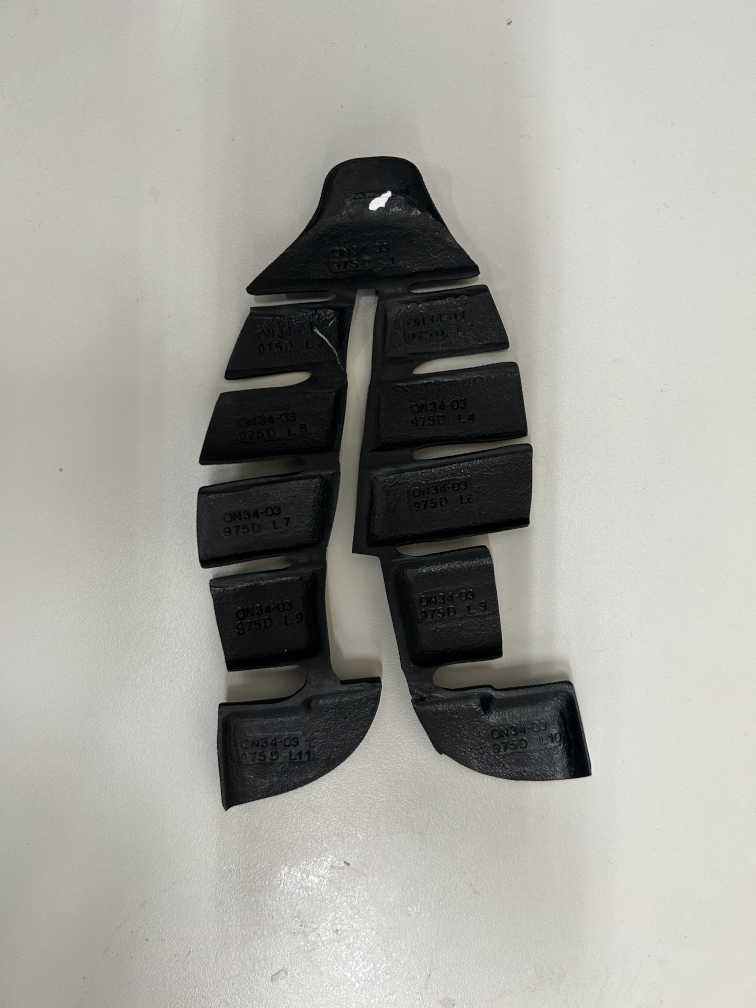
#> input picture src/countour_extractor/source/IMG_3443.jpg, 3024 x 4032 px (shown at 1/4 size)
$ python extractor.py
#> lines starting #> are read from the running program, lines starting #| are printed output that depends on the picture; after the words box and inside, x2 and y2 are one past the last pixel; in counts of white or black regions, pixels touching at a corner belong together
# Version : V1
# Deadline : 2023 / 07 / 15
# Author : PoLin Jiang
# Discription : HongLang Project
#!/usr/bin/env python3
# -*- coding: utf-8 -*-

import cv2
import numpy as np

def boundary_detection(image_path):
    # read image
    image = cv2.imread(image_path)
    if image is None:
        print("Failed to load the image")
        exit()

    # reshape
    scale_size = 10
    height, width, _ = image.shape
    height = int(height/scale_size)
    width = int(width/scale_size)
    image = cv2.resize(image, (width, height))

    # Pre-processing
    gray = cv2.cvtColor(image, cv2.COLOR_BGR2GRAY)
    blurred = cv2.GaussianBlur(gray, (5, 5), 0)

    # Apply Canny edge detection
    edges = cv2.Canny(blurred, threshold1=100, threshold2=200)

    # Apply adaptive thresholding to obtain a binary image
    _, binary = cv2.threshold(edges, 0, 255, cv2.THRESH_BINARY | cv2.THRESH_OTSU)

    # Perform closing to fill in gaps in the contours
    kernel = np.ones((5, 5), np.uint8)
    closed = cv2.morphologyEx(binary, cv2.MORPH_CLOSE, kernel, iterations=3)

    # find boundary
    max_x = 0
    min_x = 1000
    max_y = 0
    min_y = 1000
    for x in range(width):
        for y in range(height):
            if closed[y, x] == 255:
                max_x = max(max_x, x)
                min_x = min(min_x, x)
                max_y = max(max_y, y)
                min_y = min(min_y, y)

    image = cv2.resize(image, (width, height))
    closed = cv2.resize(closed, (width, height))
    # Draw a rectangle around the shoe contours
    rectangle_thickness = 2
    cv2.rectangle(image, (min_x, min_y), (max_x, max_y), (0, 255, 0), rectangle_thickness)
    cv2.rectangle(closed, (min_x, min_y), (max_x, max_y), (255, 255, 255), rectangle_thickness)

    # [14 lines of commented-out code are left out]
    cv2.imwrite('result/Original_Image.png',image)
    cv2.imwrite('result/Edges.png',closed)

    # re-scale
    height = height*scale_size
    width = width*scale_size
    max_x = max_x*scale_size
    min_x = min_x*scale_size
    max_y = max_y*scale_size
    min_y = min_y*scale_size
    # move to center
    max_x = max_x - width/2
    min_x = min_x - width/2
    max_y = max_y - height/2
    min_y = min_y - height/2

    return max_x, min_x, max_y, min_y

def path_generation(max_x, min_x, max_y, min_y):
    expand_size = 20
    step_size = 30
    reverse = True
    cur_high = max_y

    max_x = max_x + expand_size
    min_x = min_x - expand_size
    max_y = max_y + expand_size
    min_y = min_y - expand_size
    print(max_x, min_x, max_y, min_y)

    # generate path
    points = []
    points.append([min_x, max_y, 0])
    points.append([max_x, max_y, 0])
    while(True):
        cur_high = cur_high - step_size
        if(cur_high <= min_y):
            break

        if(reverse):
            points.append([max_x, cur_high, 0])
            points.append([min_x, cur_high, 0])
            reverse = False
        else:
            points.append([min_x, cur_high, 0])
            points.append([max_x, cur_high, 0])
            reverse = True

    if(reverse):
            points.append([max_x, min_y, 0])
            points.append([min_x, min_y, 0])
    else:
        points.append([min_x, min_y, 0])
        points.append([max_x, min_y, 0])

    return points

def main():
    image_path = 'source/IMG_3443.jpg'
    max_x, min_x, max_y, min_y = boundary_detection(image_path)
#> in boundary_detection, image is the input picture: shape (4032, 3024, 3); mean B, G, R 156.1, 161.9, 162.7
#> in boundary_detection, `image = cv2.resize(image, (width, height))`:
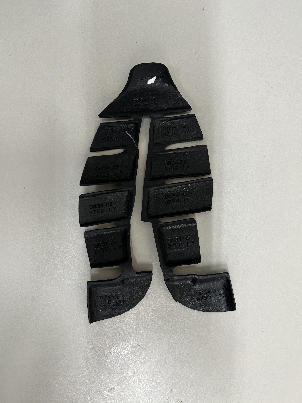
#> image: shape (403, 302, 3); mean B, G, R 156, 161.8, 162.6
#> in boundary_detection, `edges = cv2.Canny(blurred, threshold1=100, threshold2=200)`:
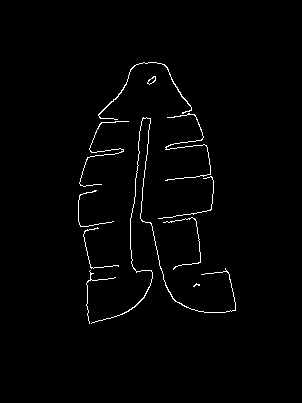
#> edges: shape (403, 302); 1.4% white in thin lines or dots, all inside (x1, y1, x2, y2) = (78, 62, 236, 324)
#> in boundary_detection, `closed = cv2.morphologyEx(binary, cv2.MORPH_CLOSE, kernel, iterations=3)`:
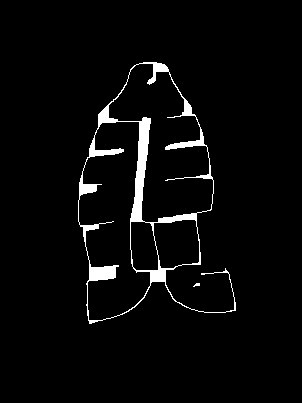
#> closed: shape (403, 302); 3.5% white; 2 white regions (1 under 20 px), largest, box (x1, y1, x2, y2) and area: (78, 62, 236, 324) 4238
#> in boundary_detection, `cv2.rectangle(image, (min_x, min_y), (max_x, max_y), (0, 255, 0), rect..`:
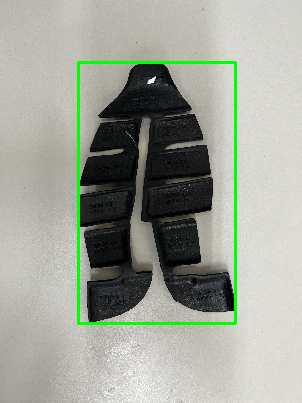
#> image: shape (403, 302, 3); 2.06% of pixels changed, all inside (x1, y1, x2, y2) = (77, 61, 237, 325)
#> in boundary_detection, `cv2.rectangle(closed, (min_x, min_y), (max_x, max_y), (255, 255, 255),..`:
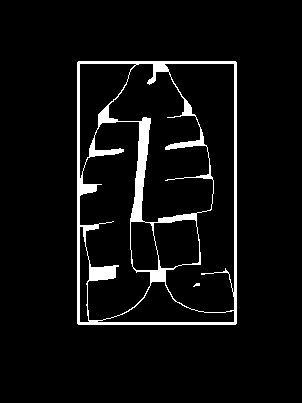
#> closed: shape (403, 302); 5.5% white; 2 white regions (1 under 20 px), largest, box (x1, y1, x2, y2) and area: (77, 61, 237, 325) 6630
#> max_x = 840; min_x = -730; max_y = 1215; min_y = -1395
    points = path_generation(max_x, min_x, max_y, min_y)
#| 860.0 -750.0 1235.0 -1415.0
    print(points)
#> (printed output is left out)

if __name__ == '__main__':
    main()

$ run again, with src/countour_extractor/source/IMG_3439.jpg copied over src/countour_extractor/source/IMG_3443.jpg
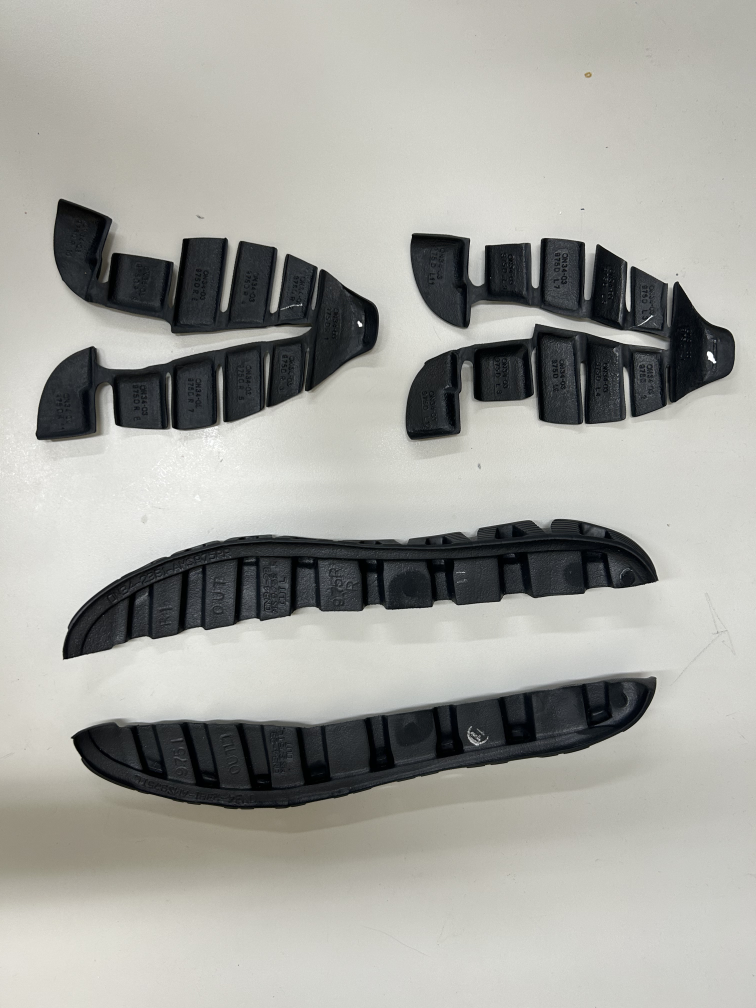
#> input picture src/countour_extractor/source/IMG_3439.jpg, 3024 x 4032 px (shown at 1/4 size)
#> in boundary_detection, image is the input picture: shape (4032, 3024, 3); mean B, G, R 158.7, 164.1, 164
#> in boundary_detection, `edges = cv2.Canny(blurred, threshold1=100, threshold2=200)`:
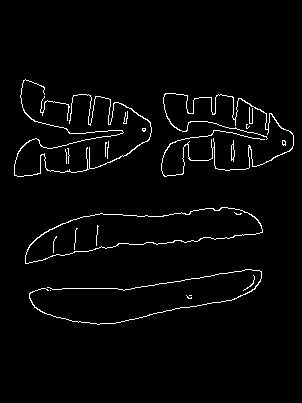
#> edges: shape (403, 302); 2.6% white in thin lines or dots, all inside (x1, y1, x2, y2) = (14, 79, 294, 325)
#> in boundary_detection, `cv2.rectangle(closed, (min_x, min_y), (max_x, max_y), (255, 255, 255),..`:
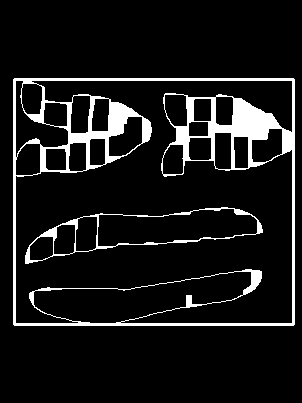
#> closed: shape (403, 302); 9.3% white; 2 white regions, box (x1, y1, x2, y2) and area: (13, 78, 295, 326) 10138, (25, 207, 263, 264) 1156
#| 1440.0 -1390.0 1245.0 -1245.0
#> (printed output is left out)

$ run again, with src/countour_extractor/source/IMG_3441.jpg copied over src/countour_extractor/source/IMG_3443.jpg
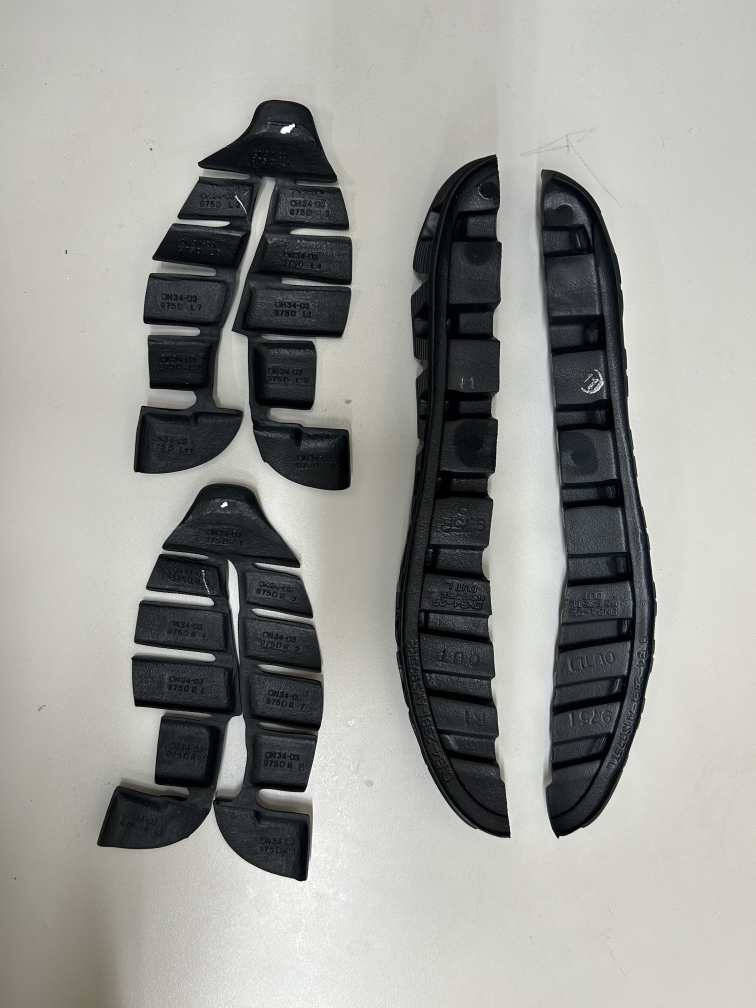
#> input picture src/countour_extractor/source/IMG_3441.jpg, 3024 x 4032 px (shown at 1/4 size)
#> in boundary_detection, image is the input picture: shape (4032, 3024, 3); mean B, G, R 150, 153.8, 152.8
#> in boundary_detection, `edges = cv2.Canny(blurred, threshold1=100, threshold2=200)`:
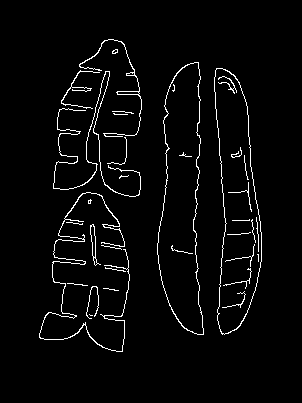
#> edges: shape (403, 302); 3.2% white in thin lines or dots, all inside (x1, y1, x2, y2) = (39, 39, 262, 352)
#> in boundary_detection, `cv2.rectangle(closed, (min_x, min_y), (max_x, max_y), (255, 255, 255),..`:
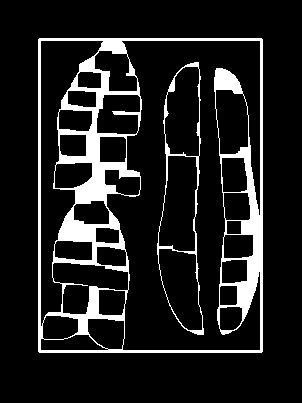
#> closed: shape (403, 302); 12% white; 2 white regions, box (x1, y1, x2, y2) and area: (38, 38, 263, 353) 13498, (157, 62, 204, 335) 1163
#| 1120.0 -1140.0 1515.0 -1645.0
#> (printed output is left out)
